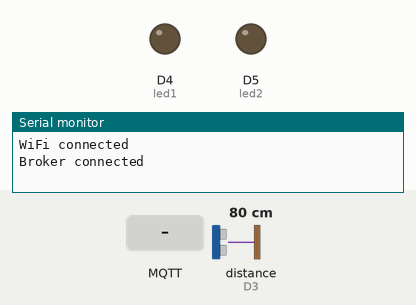
Bench run of a sketch on a simulated Arduino MKR. Parts: output pins drawn as LEDs (lit = HIGH), the last lines printed to the serial monitor. Wiring (inferred from the names in the program): ultrasonic range finder: trigger D2; echo D3. The inputs (shaded band) are chosen by the test bench; at power-on: distance to the obstacle (sensor on D3) 80 cm. The echo pulse lasts 58.3 µs per cm; WiFi joins after 1.5 s; servers stay silent unless stated; no MQTT or app messages arrive unless stated; pins used as bus, display or sensor lines are not drawn.

Above: at 2.7 s.
2.8 s: MQTT message "ES/Wave" arrives on the first subscribed topic
At 3.5 s:
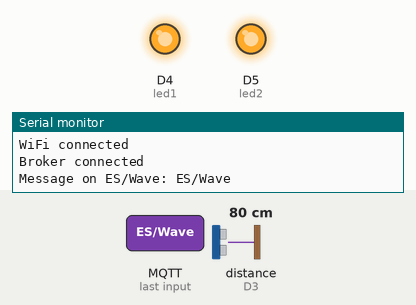
4.3 s: distance to the obstacle (sensor on D3) set to 22 cm
5.8 s: distance to the obstacle (sensor on D3) set to 18 cm
Timing chart, 0 to 8.8 s (numbered marks = the images above; inputs shaded):
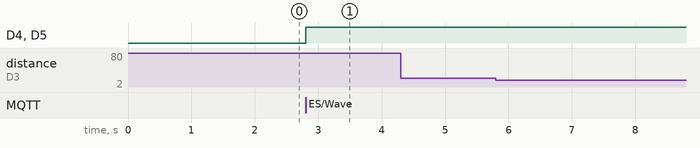

The sketch:

sketch_jun5a.ino
```cpp
#include <WiFiNINA.h>
#include <ArduinoMqttClient.h>


char ssid[] = "Sihina's iPhone";
char pass[] = "12345678";

// MQTT broker
const char broker[] = "broker.emqx.io";
int port = 1883;


const int trigPin = 2;
const int echoPin = 3;
const int led1 = 4;   // hallway
const int led2 = 5;   // bathroom

WiFiClient wifiClient;
MqttClient mqttClient(wifiClient);

void setup() {
  Serial.begin(9600);

  pinMode(trigPin, OUTPUT);
  pinMode(echoPin, INPUT);
  pinMode(led1, OUTPUT);
  pinMode(led2, OUTPUT);


  while (WiFi.begin(ssid, pass) != WL_CONNECTED) {
    Serial.println("Connecting to WiFi...");
    delay(2000);
  }
  Serial.println("WiFi connected");

  while (!mqttClient.connect(broker, port)) {
    Serial.println("Connecting to broker...");
    delay(2000);
  }
  Serial.println("Broker connected");

  // Subscribe topics
  mqttClient.subscribe("ES/Wave");
  mqttClient.subscribe("ES/Pat");


  mqttClient.onMessage(onMqttMessage);
}

void loop() {
  mqttClient.poll();

  long distance = readDistance();


  if (distance > 0 && distance < 10) {
    Serial.println("Pat detected");
    mqttClient.beginMessage("ES/Pat");
    mqttClient.print("sihina");
    mqttClient.endMessage();
    delay(1000);
  }
  else if (distance >= 10 && distance < 20) {
    Serial.println("Wave detected");
    mqttClient.beginMessage("ES/Wave");
    mqttClient.print("sihina");
    mqttClient.endMessage();
    delay(1000);
  }
}

// Reads distance from  ultrasonic
long readDistance() {
  digitalWrite(trigPin, LOW);
  delayMicroseconds(2);
  digitalWrite(trigPin, HIGH);
  delayMicroseconds(10);
  digitalWrite(trigPin, LOW);

  long duration = pulseIn(echoPin, HIGH);
  long cm = duration * 0.034 / 2;
  return cm;
}

// Runs automatically  message arrives
void onMqttMessage(int messageSize) {
  String topic = mqttClient.messageTopic();
  String message = "";
  while (mqttClient.available()) {
    message += (char)mqttClient.read();
  }

  Serial.print("Message on ");
  Serial.print(topic);
  Serial.print(": ");
  Serial.println(message);

  if (topic == "ES/Wave") {
    digitalWrite(led1, HIGH);
    digitalWrite(led2, HIGH);
  }
  else if (topic == "ES/Pat") {
    digitalWrite(led1, LOW);
    digitalWrite(led2, LOW);
  }
}
```

Measured:
- after the input at 2.8 s, D4 (led1), D5 (led2): LOW → HIGH at once
- after the input at 4.3 s, every drawn part: stays the same
